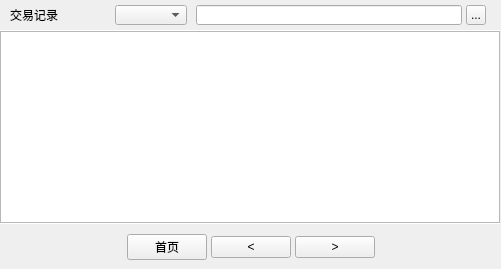
       <widget class="QWidget" name="privacyTxsWidget" native="true">
        <layout class="QVBoxLayout" name="verticalLayout_2">
         <property name="spacing">
          <number>0</number>
         </property>
         <property name="leftMargin">
          <number>0</number>
         </property>
         <property name="topMargin">
          <number>0</number>
         </property>
         <property name="rightMargin">
          <number>0</number>
         </property>
         <property name="bottomMargin">
          <number>0</number>
         </property>
         <item>
          <widget class="QWidget" name="horizontalWidget0" native="true">
           <layout class="QHBoxLayout" name="horizontalLayout">
            <property name="spacing">
             <number>4</number>
            </property>
            <property name="leftMargin">
             <number>10</number>
            </property>
            <property name="topMargin">
             <number>5</number>
            </property>
            <property name="rightMargin">
             <number>10</number>
            </property>
            <property name="bottomMargin">
             <number>5</number>
            </property>
            <item>
             <widget class="QLabel" name="label_10">
              <property name="text">
               <string>交易记录</string>
              </property>
             </widget>
            </item>
            <item>
             <spacer name="horizontalSpacer_2">
              <property name="orientation">
               <enum>Qt::Horizontal</enum>
              </property>
              <property name="sizeHint" stdset="0">
               <size>
                <width>40</width>
                <height>20</height>
               </size>
              </property>
             </spacer>
            </item>
            <item>
             <widget class="QComboBox" name="typeWidget">
              <property name="minimumSize">
               <size>
                <width>0</width>
                <height>20</height>
               </size>
              </property>
              <property name="maximumSize">
               <size>
                <width>16777215</width>
                <height>20</height>
               </size>
              </property>
             </widget>
            </item>
            <item>
             <widget class="QWidget" name="searchWidget" native="true">
              <property name="minimumSize">
               <size>
                <width>300</width>
                <height>20</height>
               </size>
              </property>
              <property name="maximumSize">
               <size>
                <width>300</width>
                <height>20</height>
               </size>
              </property>
              <layout class="QHBoxLayout" name="horizontalLayout_4">
               <property name="spacing">
                <number>4</number>
               </property>
               <property name="leftMargin">
                <number>5</number>
               </property>
               <property name="topMargin">
                <number>0</number>
               </property>
               <property name="rightMargin">
                <number>5</number>
               </property>
               <property name="bottomMargin">
                <number>0</number>
               </property>
               <item>
                <widget class="QLineEdit" name="searchEdit">
                 <property name="minimumSize">
                  <size>
                   <width>0</width>
                   <height>20</height>
                  </size>
                 </property>
                 <property name="maximumSize">
                  <size>
                   <width>16777215</width>
                   <height>20</height>
                  </size>
                 </property>
                </widget>
               </item>
               <item>
                <widget class="QToolButton" name="queryBtn">
                 <property name="minimumSize">
                  <size>
                   <width>20</width>
                   <height>20</height>
                  </size>
                 </property>
                 <property name="maximumSize">
                  <size>
                   <width>20</width>
                   <height>20</height>
                  </size>
                 </property>
                 <property name="text">
                  <string>...</string>
                 </property>
                 <property name="icon">
                  <iconset resource="../bitcoin.qrc">
                   <normaloff>:/res/icons/search.png</normaloff>:/res/icons/search.png</iconset>
                 </property>
                </widget>
               </item>
              </layout>
             </widget>
            </item>
           </layout>
          </widget>
         </item>
         <item>
          <widget class="Line" name="line1_1px">
           <property name="minimumSize">
            <size>
             <width>0</width>
             <height>1</height>
            </size>
           </property>
           <property name="maximumSize">
            <size>
             <width>16777215</width>
             <height>1</height>
            </size>
           </property>
           <property name="styleSheet">
            <string notr="true"/>
           </property>
           <property name="orientation">
            <enum>Qt::Horizontal</enum>
           </property>
          </widget>
         </item>
         <item>
          <widget class="QWidget" name="horizontalWidget2" native="true">
           <layout class="QHBoxLayout" name="horizontalLayout2">
            <property name="spacing">
             <number>0</number>
            </property>
            <property name="leftMargin">
             <number>0</number>
            </property>
            <property name="topMargin">
             <number>0</number>
            </property>
            <property name="rightMargin">
             <number>1</number>
            </property>
            <property name="bottomMargin">
             <number>0</number>
            </property>
            <item>
             <widget class="QTableView" name="listTransactions">
              <property name="minimumSize">
               <size>
                <width>500</width>
                <height>0</height>
               </size>
              </property>
              <property name="sortingEnabled">
               <bool>true</bool>
              </property>
             </widget>
            </item>
           </layout>
          </widget>
         </item>
         <item>
          <widget class="Line" name="line_1_1px">
           <property name="minimumSize">
            <size>
             <width>0</width>
             <height>1</height>
            </size>
           </property>
           <property name="maximumSize">
            <size>
             <width>16777215</width>
             <height>1</height>
            </size>
           </property>
           <property name="styleSheet">
            <string notr="true"/>
           </property>
           <property name="orientation">
            <enum>Qt::Horizontal</enum>
           </property>
          </widget>
         </item>
         <item>
          <widget class="QWidget" name="horizontalWidget3" native="true">
           <layout class="QHBoxLayout" name="horizontalLayout_5">
            <property name="spacing">
             <number>4</number>
            </property>
            <property name="topMargin">
             <number>10</number>
            </property>
            <item>
             <spacer name="horizontalSpacer_4">
              <property name="orientation">
               <enum>Qt::Horizontal</enum>
              </property>
              <property name="sizeHint" stdset="0">
               <size>
                <width>40</width>
                <height>20</height>
               </size>
              </property>
             </spacer>
            </item>
            <item>
             <widget class="QPushButton" name="firstPageBtn">
              <property name="minimumSize">
               <size>
                <width>50</width>
                <height>0</height>
               </size>
              </property>
              <property name="text">
               <string>首页</string>
              </property>
             </widget>
            </item>
            <item>
             <widget class="QPushButton" name="prevPageBtn">
              <property name="enabled">
               <bool>true</bool>
              </property>
              <property name="minimumSize">
               <size>
                <width>50</width>
                <height>20</height>
               </size>
              </property>
              <property name="text">
               <string>&lt;</string>
              </property>
             </widget>
            </item>
            <item>
             <widget class="QPushButton" name="nextPageBtn">
              <property name="minimumSize">
               <size>
                <width>50</width>
                <height>20</height>
               </size>
              </property>
              <property name="text">
               <string>&gt;</string>
              </property>
             </widget>
            </item>
            <item>
             <spacer name="horizontalSpacer_5">
              <property name="orientation">
               <enum>Qt::Horizontal</enum>
              </property>
              <property name="sizeHint" stdset="0">
               <size>
                <width>40</width>
                <height>20</height>
               </size>
              </property>
             </spacer>
            </item>
           </layout>
          </widget>
         </item>
        </layout>
       </widget>
